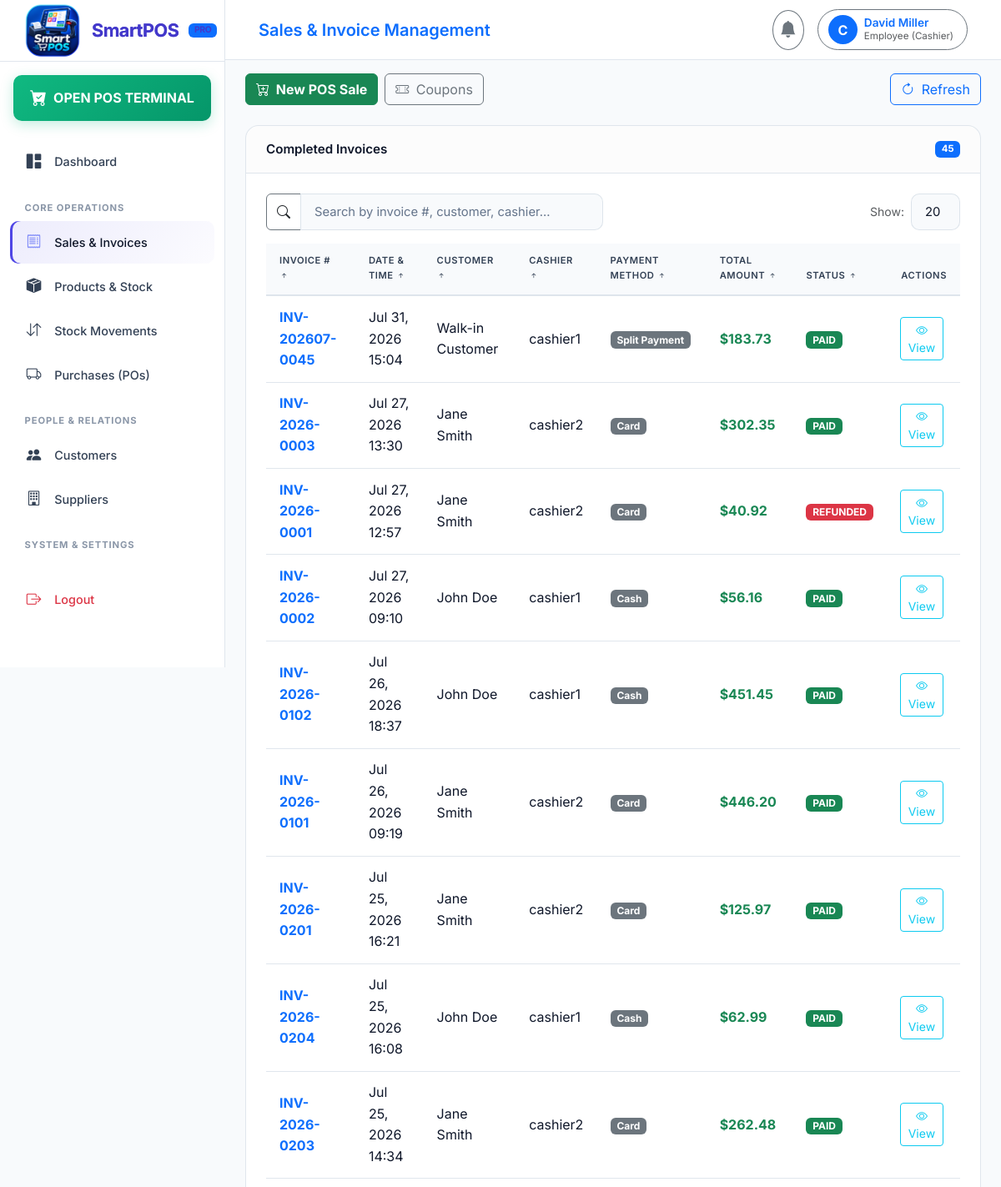
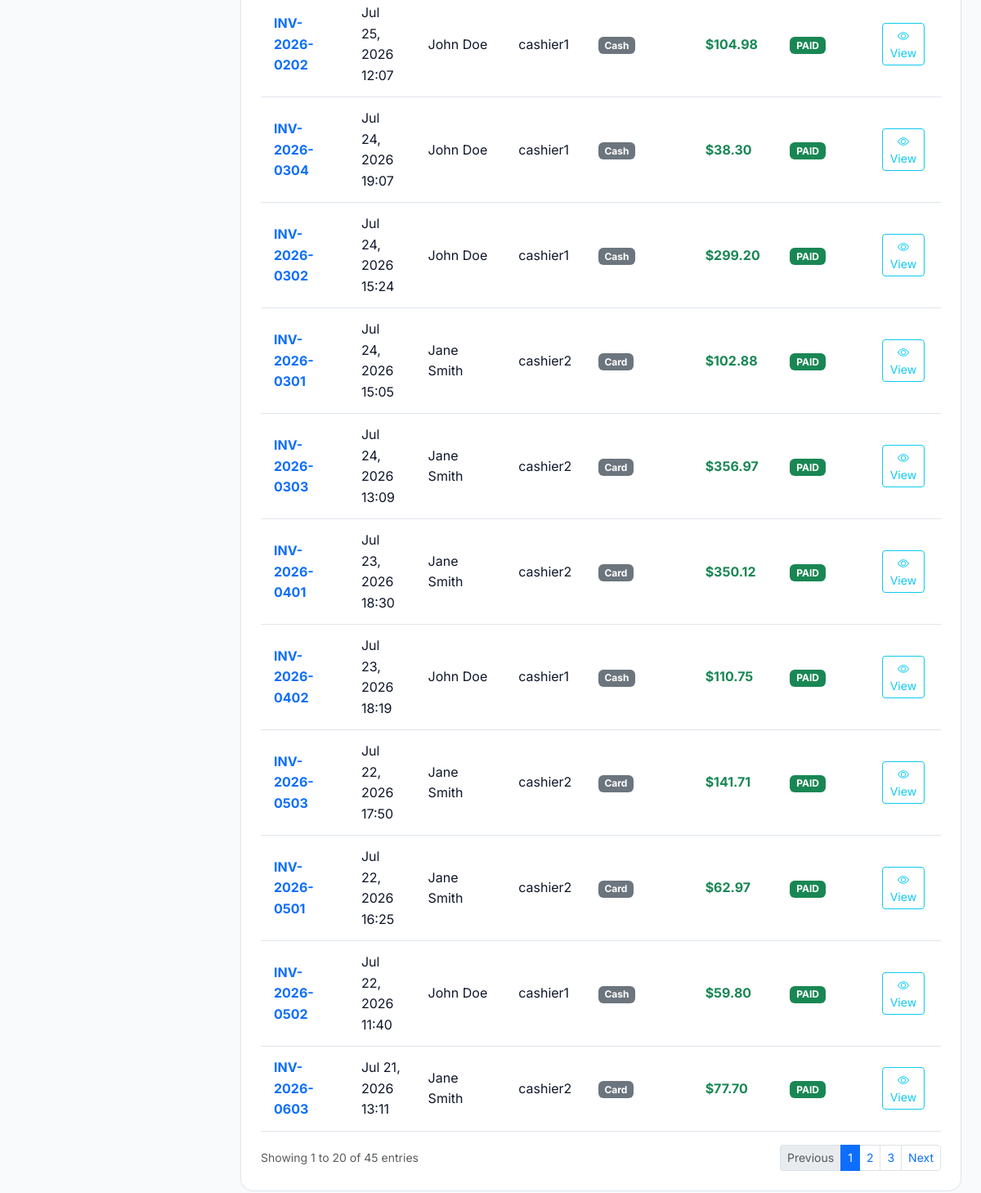
Page /sales/ (signed in) on the earlier database version (2 pictures, top to bottom).
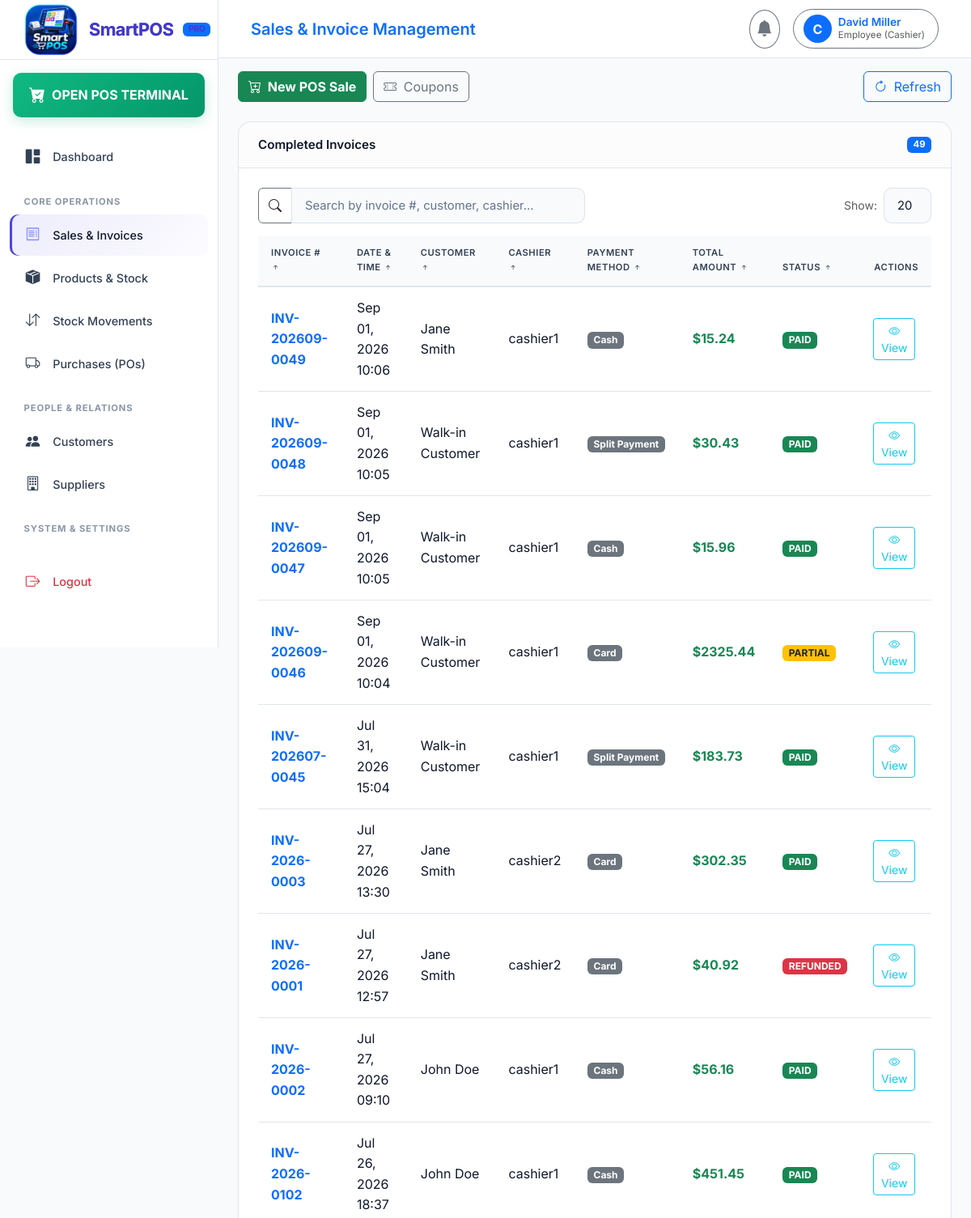
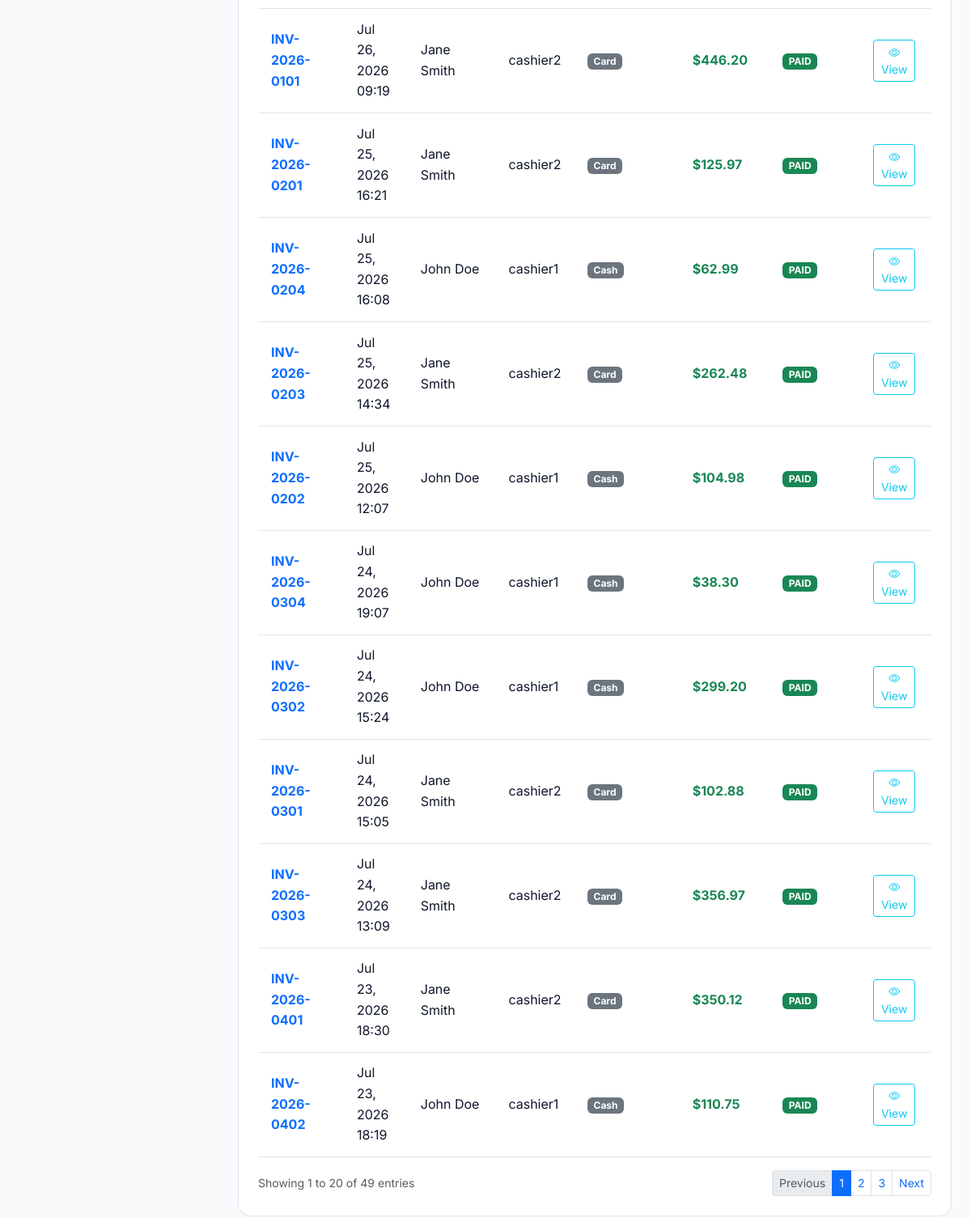
Same page on the later database version (2 pictures, top to bottom).
### sales/models.py (models this page shows, shortened)
class Sale(models.Model):
    METHOD_CASH = 'CASH'
    METHOD_CARD = 'CARD'
    METHOD_SPLIT = 'SPLIT'
    PAYMENT_METHOD_CHOICES = [
        (METHOD_CASH, 'Cash'),
        (METHOD_CARD, 'Card'),
        (METHOD_SPLIT, 'Split Payment'),
    ]
    STATUS_PAID = 'PAID'
    STATUS_PARTIAL = 'PARTIAL'
    STATUS_UNPAID = 'UNPAID'
    STATUS_REFUNDED = 'REFUNDED'
    PAYMENT_STATUS_CHOICES = [
        (STATUS_PAID, 'Paid'),
        (STATUS_PARTIAL, 'Partial'),
        (STATUS_UNPAID, 'Unpaid'),
        (STATUS_REFUNDED, 'Refunded'),
    ]
    business = models.ForeignKey('authentication.Business', on_delete=models.CASCADE, related_name='sales')
    branch = models.ForeignKey('branches.Branch', on_delete=models.SET_NULL, null=True, blank=True, related_name='sales')
    customer = models.ForeignKey('customers.Customer', on_delete=models.SET_NULL, null=True, blank=True, related_name='sales')
    cashier = models.ForeignKey(settings.AUTH_USER_MODEL, on_delete=models.SET_NULL, null=True, blank=True, related_name='processed_sales')
    coupon = models.ForeignKey(Coupon, on_delete=models.SET_NULL, null=True, blank=True, related_name='sales')
    invoice_number = models.CharField(max_length=100, unique=True)
    total_amount = models.DecimalField(max_digits=12, decimal_places=2, default=0.00)
    tax_amount = models.DecimalField(max_digits=12, decimal_places=2, default=0.00)
    discount_amount = models.DecimalField(max_digits=12, decimal_places=2, default=0.00)
    paid_amount = models.DecimalField(max_digits=12, decimal_places=2, default=0.00)
    change_amount = models.DecimalField(max_digits=12, decimal_places=2, default=0.00)
    payment_method = models.CharField(max_length=20, choices=PAYMENT_METHOD_CHOICES, default=METHOD_CASH)
    payment_status = models.CharField(max_length=20, choices=PAYMENT_STATUS_CHOICES, default=STATUS_PAID)
    status = models.BooleanField(default=True)
    created_at = models.DateTimeField(auto_now_add=True)
    updated_at = models.DateTimeField(auto_now=True)

### authentication/models.py (models this page shows, shortened)
class User(AbstractUser):
    ROLE_SUPER_ADMIN = 'SUPER_ADMIN'
    ROLE_ADMIN = 'ADMIN'
    ROLE_EMPLOYEE = 'EMPLOYEE'
    ROLE_CUSTOMER = 'CUSTOMER'
    ROLE_CHOICES = [
        (ROLE_SUPER_ADMIN, 'Super Admin'),
        (ROLE_ADMIN, 'Admin (Business Owner)'),
        (ROLE_EMPLOYEE, 'Employee (Cashier)'),
        (ROLE_CUSTOMER, 'Customer'),
    ]
    role = models.CharField(max_length=20, choices=ROLE_CHOICES, default=ROLE_EMPLOYEE)
    business = models.ForeignKey(Business, on_delete=models.CASCADE, null=True, blank=True, related_name='users')
    branch = models.ForeignKey('branches.Branch', on_delete=models.SET_NULL, null=True, blank=True, related_name='users')
    phone = models.CharField(max_length=30, blank=True, null=True)
    profile_picture = models.ImageField(upload_to='profile_pics/', null=True, blank=True)
    status = models.BooleanField(default=True)
    created_at = models.DateTimeField(auto_now_add=True)
    updated_at = models.DateTimeField(auto_now=True)
    def is_super_admin(self):
        return self.role == self.ROLE_SUPER_ADMIN or self.is_superuser
    def is_admin(self):
        return self.role in [self.ROLE_ADMIN, self.ROLE_SUPER_ADMIN] or self.is_superuser
    def get_business(self):
        if not self.business:
            b = Business.objects.first()
            if not b:
                b = Business.objects.create(name="SmartPOS Store")
            self.business = b
            self.save(update_fields=['business'])
        return self.business

### customers/models.py (models this page shows, shortened)
class Customer(models.Model):
    business = models.ForeignKey('authentication.Business', on_delete=models.CASCADE, related_name='customers')
    user = models.ForeignKey(settings.AUTH_USER_MODEL, on_delete=models.SET_NULL, null=True, blank=True, related_name='customer_profile')
    name = models.CharField(max_length=150)
    phone = models.CharField(max_length=50)
    email = models.EmailField(blank=True, null=True)
    address = models.TextField(blank=True, null=True)
    reward_points = models.IntegerField(default=0)
    wallet_balance = models.DecimalField(max_digits=12, decimal_places=2, default=0.00)
    outstanding_balance = models.DecimalField(max_digits=12, decimal_places=2, default=0.00)
    status = models.BooleanField(default=True)
    created_at = models.DateTimeField(auto_now_add=True)
    updated_at = models.DateTimeField(auto_now=True)

### sales/views.py (the view)
# urls.py: path('', views.sales_list, name='sales_list'),
@login_required
def sales_list(request):
    business = request.user.get_business()
    sales = Sale.objects.filter(business=business).order_by('-created_at')
    return render(request, 'sales/sales_list.html', {'sales': sales})

### templates/sales/sales_list.html (shortened to what the changed rows need)
{% extends 'base.html' %}
{% block content %}
<div class="card card-custom">
    <div class="card-header d-flex justify-content-between align-items-center flex-wrap gap-2">
        <div class="d-flex align-items-center gap-2 flex-wrap">
            <span class="badge bg-primary" id="sale-count">{{ sales|length }}</span>
        </div>
    </div>
    <div class="card-body">
        <div class="table-responsive">
            <table class="table table-custom table-hover align-middle" id="sales-table">
                <thead>
                    <tr>
                        <th class="sortable" data-sort="invoice">Invoice # <i class="bi bi-arrow-up-short"></i></th>
                        <th class="sortable" data-sort="date">Date & Time <i class="bi bi-arrow-up-short"></i></th>
                        <th class="sortable" data-sort="customer">Customer <i class="bi bi-arrow-up-short"></i></th>
                        <th class="sortable" data-sort="cashier">Cashier <i class="bi bi-arrow-up-short"></i></th>
                        <th class="sortable" data-sort="payment">Payment Method <i class="bi bi-arrow-up-short"></i></th>
                        <th class="sortable" data-sort="total">Total Amount <i class="bi bi-arrow-up-short"></i></th>
                        <th class="sortable" data-sort="status">Status <i class="bi bi-arrow-up-short"></i></th>
                        <th class="text-end">Actions</th>
                    </tr>
                </thead>
                <tbody id="sales-body">
                    {% for sale in sales %}
                    <tr class="sale-row" data-invoice="{{ sale.invoice_number }}">
                        <td class="fw-bold text-primary">{{ sale.invoice_number }}</td>
                        <td data-date="{{ sale.created_at|date:'Y-m-d H:i:s' }}">{{ sale.created_at|date:"M d, Y H:i" }}</td>
                        <td>{{ sale.customer.name|default:"Walk-in Customer" }}</td>
                        <td>{{ sale.cashier.username|default:"System" }}</td>
                        <td><span class="badge bg-secondary">{{ sale.get_payment_method_display }}</span></td>
                        <td class="fw-bold text-success" data-total="{{ sale.total_amount }}">
                            {{ currency_symbol }}{{ sale.total_amount|floatformat:2 }}
                        </td>
                        <td>
                            {% if sale.payment_status == 'PAID' %}
                            <span class="badge bg-success">PAID</span>
                            {% elif sale.payment_status == 'REFUNDED' %}
                            <span class="badge bg-danger">REFUNDED</span>
                            {% else %}
                            <span class="badge bg-warning text-dark">{{ sale.payment_status }}</span>
                            {% endif %}
                        </td>
                        <td class="text-end">
                            <a href="{% url 'sale_detail' sale.pk %}" class="btn btn-sm btn-outline-info me-1">
                                <i class="bi bi-eye"></i> View
                            </a>
                        </td>
                    </tr>
                    {% empty %}
                    <tr>
                        <td colspan="8" class="text-center text-muted py-4">No sales records found.</td>
                    </tr>
                    {% endfor %}
                </tbody>
            </table>
        </div>
        <div class="d-flex justify-content-between align-items-center mt-3">
            <div class="text-muted small" id="pagination-info">
                Showing <span id="start-count">1</span> to <span id="end-count">20</span> of <span id="total-count">{{ sales|length }}</span> entries
            </div>
        </div>
    </div>
</div>
{% endblock %}

Differences in the rows shown:
no longer on this page (row unchanged): Sale: invoice_number "INV-2026-0503", created_at "Jul 22, 2026 17:50", customer.name "Jane Smith", cashier.username "cashier2", payment_method "Card", currency_symbol "$", total_amount "141.71", payment_status "PAID"
no longer on this page (row unchanged): Sale: invoice_number "INV-2026-0501", created_at "Jul 22, 2026 16:25", customer.name "Jane Smith", cashier.username "cashier2", payment_method "Card", currency_symbol "$", total_amount "62.97", payment_status "PAID"
no longer on this page (row unchanged): Sale: invoice_number "INV-2026-0502", created_at "Jul 22, 2026 11:40", customer.name "John Doe", cashier.username "cashier1", payment_method "Cash", currency_symbol "$", total_amount "59.80", payment_status "PAID"
no longer on this page (row unchanged): Sale: invoice_number "INV-2026-0603", created_at "Jul 21, 2026 13:11", customer.name "Jane Smith", cashier.username "cashier2", payment_method "Card", currency_symbol "$", total_amount "77.70", payment_status "PAID"
added Sale: invoice_number "INV-202609-0049", created_at "Sep 01, 2026 10:06", customer.name "Jane Smith", cashier.username "cashier1", payment_method "Cash", currency_symbol "$", total_amount "15.24", payment_status "PAID"
added Sale: invoice_number "INV-202609-0048", created_at "Sep 01, 2026 10:05", customer.name "Walk-in Customer", cashier.username "cashier1", payment_method "Split Payment", currency_symbol "$", total_amount "30.43", payment_status "PAID"
added Sale: invoice_number "INV-202609-0047", created_at "Sep 01, 2026 10:05", customer.name "Walk-in Customer", cashier.username "cashier1", payment_method "Cash", currency_symbol "$", total_amount "15.96", payment_status "PAID"
added Sale: invoice_number "INV-202609-0046", created_at "Sep 01, 2026 10:04", customer.name "Walk-in Customer", cashier.username "cashier1", payment_method "Card", currency_symbol "$", total_amount "2325.44", payment_status "PARTIAL"
Other differences:
{{ sales|length }}: "45" → "49"
